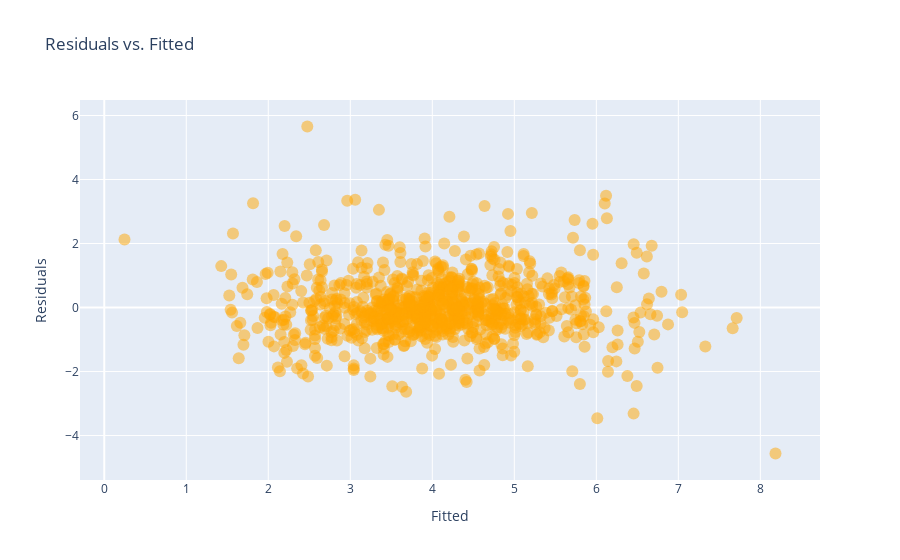

Notebook code cell kept with this figure:
### Markdown cell above
### The Residuals vs. Fitted plot appears to be normal, which suggest that the model is defined correctly.

### Code cell
residuals = est3.resid
fitted = est3.fittedvalues


data = go.Scatter(y=residuals, x=fitted, mode='markers',
                 marker=dict(size=12, color='orange', opacity=0.5))

layout = go.Layout(title='Residuals vs. Fitted',
                  xaxis=dict(title='Fitted'),
                  yaxis=dict(title='Residuals'))

fig = go.Figure(data, layout)

fig.show()

### Figure 1 — Plotly figure (JSON) as saved in the notebook; plotly's stock layout.template omitted (floating-point values rounded to 4 significant figures; data arrays with more than 128 entries replaced by an {"elided": "..."} marker saying what was removed)
{"data": [{"marker": {"color": "orange", "opacity": 0.5, "size": 12}, "mode": "markers", "type": "scatter", "x": {"elided": "908 float values"}, "y": {"elided": "908 float values"}}], "layout": {"title": {"text": "Residuals vs. Fitted"}, "xaxis": {"title": {"text": "Fitted"}}, "yaxis": {"title": {"text": "Residuals"}}}}
